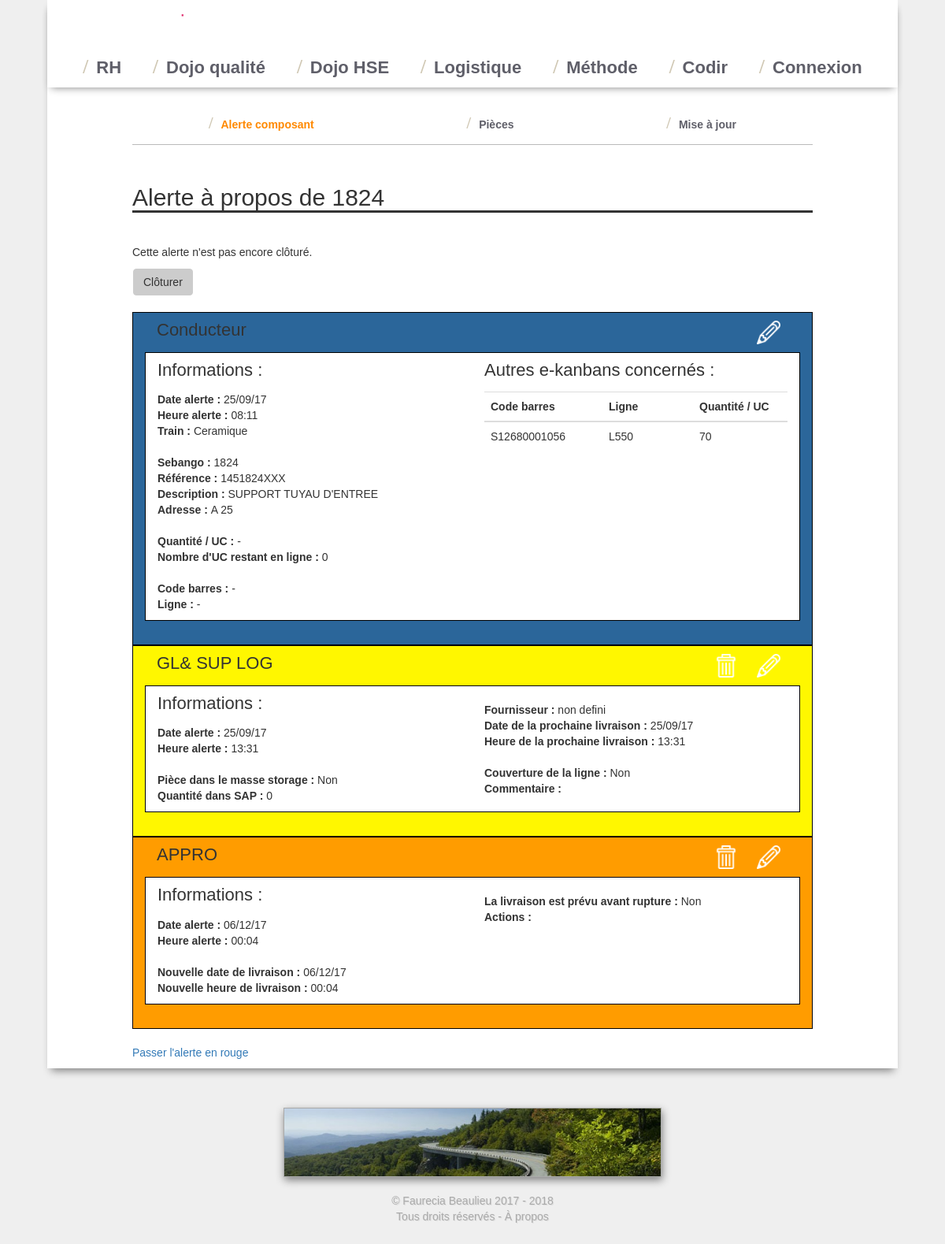
The page /logistique/alerte.php?id=122 on the database its author committed.
### tables this page shows
CREATE TABLE `logistique_alerte` (
  `id` int(11) NOT NULL,
  `piece` int(11) NOT NULL,
  `e_kanban` int(11) NOT NULL DEFAULT '-1',
  `date` timestamp NOT NULL DEFAULT CURRENT_TIMESTAMP,
  `train` varchar(255) NOT NULL,
  `uc_restant_en_ligne` int(11) NOT NULL,
  `state` tinyint(4) NOT NULL DEFAULT '1'
);

CREATE TABLE `logistique_pieces` (
  `id` int(11) NOT NULL,
  `sebango` varchar(255) NOT NULL,
  `reference` varchar(255) NOT NULL,
  `description` varchar(255) NOT NULL,
  `adresse` varchar(255) NOT NULL
);

CREATE TABLE `logistique_e_kanban` (
  `id` int(11) NOT NULL,
  `code_barres` varchar(255) NOT NULL,
  `piece` int(11) NOT NULL,
  `ligne` varchar(255) NOT NULL,
  `quantite` int(11) NOT NULL
);

CREATE TABLE `logistique_reponse_jaune` (
  `id` int(11) NOT NULL,
  `alerte` int(11) NOT NULL,
  `date` timestamp NOT NULL DEFAULT CURRENT_TIMESTAMP,
  `piece_masse_storage` tinyint(4) NOT NULL DEFAULT '0',
  `quantite_SAP` int(11) NOT NULL DEFAULT '0',
  `fournisseur` varchar(255) NOT NULL DEFAULT 'non defini',
  `prochaine_livraison` timestamp NOT NULL DEFAULT '0000-00-00 00:00:00',
  `couverture_ligne` tinyint(4) NOT NULL DEFAULT '0',
  `commentaire` text NOT NULL
);

CREATE TABLE `logistique_reponse_orange` (
  `id` int(11) NOT NULL,
  `alerte` int(11) NOT NULL,
  `date` timestamp NOT NULL DEFAULT CURRENT_TIMESTAMP,
  `prochaine_livraison` timestamp NOT NULL DEFAULT CURRENT_TIMESTAMP,
  `couverture_ligne` tinyint(4) NOT NULL,
  `actions` text NOT NULL
);

### logistique/alerte.php (the view, shortened to what this page needs)
<?php
include_once "needed.php";
function int_to_oui_non($int){
    if ($int>0){
        return "Oui";
    }else{
        return "Non";
    }
}
$Query = $bdd->prepare('SELECT logistique_alerte.id as id_alerte , state, e_kanban, train, uc_restant_en_ligne, logistique_alerte.date , logistique_pieces.*  FROM logistique_alerte LEFT JOIN logistique_pieces on logistique_alerte.piece=logistique_pieces.id WHERE logistique_alerte.id = ?');
$Query->execute(array($_GET['id']));
$Data = $Query->fetch();
$Query_e_kanban = $bdd->prepare('SELECT * FROM logistique_e_kanban WHERE id = ?');
$Query_e_kanban->execute(array($Data['e_kanban']));
if ($Data_e_kanban = $Query_e_kanban->fetch()) {
    $quantite = $Data_e_kanban['quantite'];
    $ligne = $Data_e_kanban['ligne'];
    $code_barres = $Data_e_kanban['code_barres'];
}else{
    $quantite = "-";
    $ligne = "-";
    $code_barres = "-";
}
$state = $Data['state'];
?>
<h2>Alerte à propos de <?php echo $Data['sebango'];?></h2>
    <form class="form-inline" method="post">
        <?php
        if ($state == -1){
            echo '<p>Cette alerte a été suppimé.</p>';
            echo '<button name="supprimer" type="submit" class="btn btn-default">Restaurer</button>';
        }else{
            echo "<p>Cette alerte n'est pas encore clôturé.</p>";
            echo '<button name="supprimer" type="submit" class="btn btn-default">Clôturer</button>';
        }
        ?>
    </form>
    <div style="height: 10px;"></div>
<div style="height: 10px;"></div>
<div class="page conducteur">
    <div class="entete">
        <h4>Conducteur</h4>
        <div>
            <a href="form_alerte.php?id=<?php echo $_GET['id']; ?>" ><img class="bouton_alerte" src="ressources/pencil.png"></a>
        </div>
    </div>
    <div class="row">
        <div class="col-xs-6">
            <h4>Informations :</h4>
            <p>
                <b>Date alerte : </b><?php echo date('d/m/y',strtotime($Data['date'])); ?><br>
                <b>Heure alerte : </b><?php echo date('H:i',strtotime($Data['date'])); ?><br>
                <b>Train : </b> <?php echo $Data['train'];?><br>
                <br>
                <b>Sebango : </b><?php echo $Data['sebango'] ?><br>
                <b>Référence : </b><?php echo $Data['reference'] ?><br>
                <b>Description : </b><?php echo $Data['description'] ?><br>
                <b>Adresse : </b><?php echo $Data['adresse'] ?><br>
                <br>
                <b>Quantité / UC : </b> <?php echo $quantite ?><br>
                <b>Nombre d'UC restant en ligne : </b> <?php echo $Data['uc_restant_en_ligne'] ?> <br>
                <br>
                <b>Code barres : </b> <?php echo $code_barres; ?> <br>
                <b>Ligne : </b> <?php echo $ligne; ?>
            </p>
        </div>
        <div class="col-xs-6">
            <h4>Autres e-kanbans concernés :</h4>
            <table class="table"
            <thead class="thead">
            <tr>
                <th style="width: 150px">Code barres</th>
                <th >Ligne</th>
                <th style="width: 120px">Quantité / UC</th>
            </tr>
            <tbody>
            <?php
            $Query = $bdd->prepare('SELECT * FROM logistique_e_kanban WHERE piece = ?');
            $Query->execute(array($Data['id']));
            while ($Data = $Query->fetch()) {
                ?>
                <tr>
                    <td><?php echo $Data['code_barres']; ?></td>
                    <td><?php echo $Data['ligne']; ?></td>
                    <td><?php echo $Data['quantite']; ?></td>
                </tr>
                <?php
            }
            ?>
            </tbody>
            </table>
        </div>
    </div>
</div>
<?php
$Query = $bdd->prepare('SELECT *  FROM logistique_reponse_jaune WHERE alerte = ?');
$Query->execute(array($_GET['id']));
if ($Data = $Query->fetch()){
    ?>
    <div class="page sup_log">
        <div class="entete">
            <h4>GL& SUP LOG</h4>
            <div>
                <a onclick="return confirm('Êtes-vous sûr de vouloir supprimer cette réponse ? ')" href="form_reponse_jaune.php?supprime=1&alerte=<?php echo $_GET['id']; ?>"><img class="bouton_alerte" src="ressources/rubbish.png"></a>
                <a href="form_reponse_jaune.php?alerte=<?php echo $_GET['id']; ?>" ><img class="bouton_alerte" src="ressources/pencil.png"></a>
            </div>
        </div>
        <div class="row">
            <div class="col-xs-6">
                <h4>Informations :</h4>
                <p>
                    <b>Date alerte : </b><?php echo date('d/m/y',strtotime($Data['date'])); ?><br>
                    <b>Heure alerte : </b><?php echo date('H:i',strtotime($Data['date'])); ?><br>
                    <br>
                    <b>Pièce dans le masse storage : </b><?php echo int_to_oui_non($Data['piece_masse_storage']); ?><br>
                    <b>Quantité dans SAP : </b><?php echo $Data['quantite_SAP']; ?><br>
                </p>
            </div>
            <div class="col-xs-6">
                <p>
                <br>
                <b>Fournisseur : </b><?php echo $Data['fournisseur']; ?><br>
                <b>Date de la prochaine livraison : </b><?php echo date('d/m/y',strtotime($Data['prochaine_livraison'])); ?><br>
                <b>Heure de la prochaine livraison  : </b><?php echo date('H:i',strtotime($Data['prochaine_livraison'])); ?><br>
                <br>
                <b>Couverture de la ligne : </b><?php echo int_to_oui_non($Data['couverture_ligne']); ?><br>
                <b>Commentaire : </b><?php echo '<br>'. str_replace("\n", '<br />', $Data['commentaire']); ?>
                </p>
            </div>
        </div>
    </div>
    <?php
    $Query = $bdd->prepare('SELECT *  FROM logistique_reponse_orange WHERE alerte = ?');
    $Query->execute(array($_GET['id']));
    if ($Data = $Query->fetch()){
        ?>
        <div class="page appro">
            <div class="entete">
                <h4>APPRO</h4>
                <div>
                    <a onclick="return confirm('Êtes-vous sûr de vouloir supprimer cette réponse ? ')" href="form_reponse_orange.php?supprime=1&alerte=<?php echo $_GET['id']; ?>"><img class="bouton_alerte" src="ressources/rubbish.png"></a>
                    <a href="form_reponse_orange.php?alerte=<?php echo $_GET['id']; ?>" ><img class="bouton_alerte" src="ressources/pencil.png"></a>
                </div>
            </div>
            <div class="row">
                <div class="col-xs-6">
                    <h4>Informations :</h4>
                    <p>
                        <b>Date alerte : </b><?php echo date('d/m/y',strtotime($Data['date'])); ?><br>
                        <b>Heure alerte : </b><?php echo date('H:i',strtotime($Data['date'])); ?><br>
                        <br>
                        <b>Nouvelle date de livraison : </b><?php echo date('d/m/y',strtotime($Data['prochaine_livraison'])); ?><br>
                        <b>Nouvelle heure de livraison  : </b><?php echo date('H:i',strtotime($Data['prochaine_livraison'])); ?><br>
                    </p>
                </div>
                <div class="col-xs-6">
                    <p>
                    <br>
                    <b>La livraison est prévu avant rupture : </b><?php echo int_to_oui_non($Data['couverture_ligne']); ?><br>
                    <b>Actions : </b><?php echo '<br>'. str_replace("\n", '<br />', $Data['actions'])  ; ?>
                    </p>
                </div>
            </div>
        </div>
        <?php
        $Query = $bdd->prepare('SELECT *  FROM logistique_reponse_rouge WHERE alerte = ?');
        $Query->execute(array($_GET['id']));
        if ($Data = $Query->fetch()){
            ?>
            <div class="page resp_UAP">
                <div class="entete">
                    <h4>RESP PC&L / RESP UAP</h4>
                    <div>
                        <a onclick="return confirm('Êtes-vous sûr de vouloir supprimer cette réponse ? ')" href="form_reponse_rouge.php?supprime=1&alerte=<?php echo $_GET['id']; ?>"><img class="bouton_alerte" src="ressources/rubbish.png"></a>
                        <a href="form_reponse_rouge.php?alerte=<?php echo $_GET['id']; ?>" ><img class="bouton_alerte" src="ressources/pencil.png"></a>
                    </div>
                </div>
                <div class="row">
                    <div class="col-xs-6">
                        <h4>Informations :</h4>
                        <p>
                            <b>Date arrêt de la ligne : </b><?php echo date('d/m/y',strtotime($Data['rupture'])); ?><br>
                            <b>Heure arrêt de la ligne : </b><?php echo date('H:i',strtotime($Data['rupture'])); ?><br>
                            </p>
                    </div>
                    <div class="col-xs-6">
                        <p>
                        <br>
                        <b>Taxi : </b><?php echo int_to_oui_non($Data['taxi']); ?><br>
                        <b>Compagnie : </b><?php echo $Data['compagnie']  ; ?><br>
                        <br>
                        <b>Nouvelle date de livraison : </b><?php echo date('d/m/y',strtotime($Data['prochaine_livraison'])); ?><br>
                        <b>Nouvelle heure de livraison  : </b><?php echo date('H:i',strtotime($Data['prochaine_livraison'])); ?>
                        </p>
                    </div>
                </div>
            </div>
            <?php
        }else{
            echo '<br><a href="form_reponse_rouge.php?alerte='.$_GET['id'].'">Passer l\'alerte en rouge</a>';
        }
    }else{
        echo '<br><a href="form_reponse_orange.php?alerte='.$_GET['id'].'">Passer l\'alerte en orange</a>';
    }
}else{
    echo '<br><a href="form_reponse_jaune.php?alerte='.$_GET['id'].'">Passer l\'alerte en jaune</a>';
}
?>

### css/base.css (style rules this page uses)
body { background-color: #efefef; font-family: 'clio', helvetica, sans-serif; }
td { vertical-align: middle !important; }
.btn-default { border-color:#ccc; background-color: #ccc; margin: 1px; }
h2 { font-size: 30px; font-weight: 500; border-bottom-style: solid !important; border-bottom: 3px; margin-bottom: 40px; }
h4 { font-size: 22px; margin-bottom: 15px; }

### logistique/alerte.php (style rules this page uses)
.entete { display: flex; justify-content: space-between; }
.conducteur { background-color: #2b669a; }
.sup_log { background-color: #fff700; }
.appro { background-color: #ff9c00; }
.page { padding: 30px; padding-top: 0px; border-width: 1px; border-color: #000; border-style: solid; }
.page > .row { background-color: #FFF; border-width: 1px; border-color: #000; border-style: solid; }
.bouton_alerte { margin: 10px; height: 30px; }

### rows shown on the page
logistique_alerte: logistique_pieces.sebango "1824", date "25/09/17", date "08:11", train "Ceramique", logistique_pieces.reference "1451824XXX", logistique_pieces.description "SUPPORT TUYAU D'ENTREE", logistique_pieces.adresse "A 25", uc_restant_en_ligne "0"
logistique_e_kanban: code_barres "S12680001056", ligne "L550", quantite "70"
logistique_reponse_jaune: date "25/09/17", date "13:31", piece_masse_storage "Non", quantite_SAP "0", fournisseur "non defini", prochaine_livraison "25/09/17", prochaine_livraison "13:31", couverture_ligne "Non"
logistique_reponse_orange: date "06/12/17", date "00:04", prochaine_livraison "06/12/17", prochaine_livraison "00:04", couverture_ligne "Non"

### other values the page prints
$quantite "-"
$code_barres "-"
$ligne "-"
